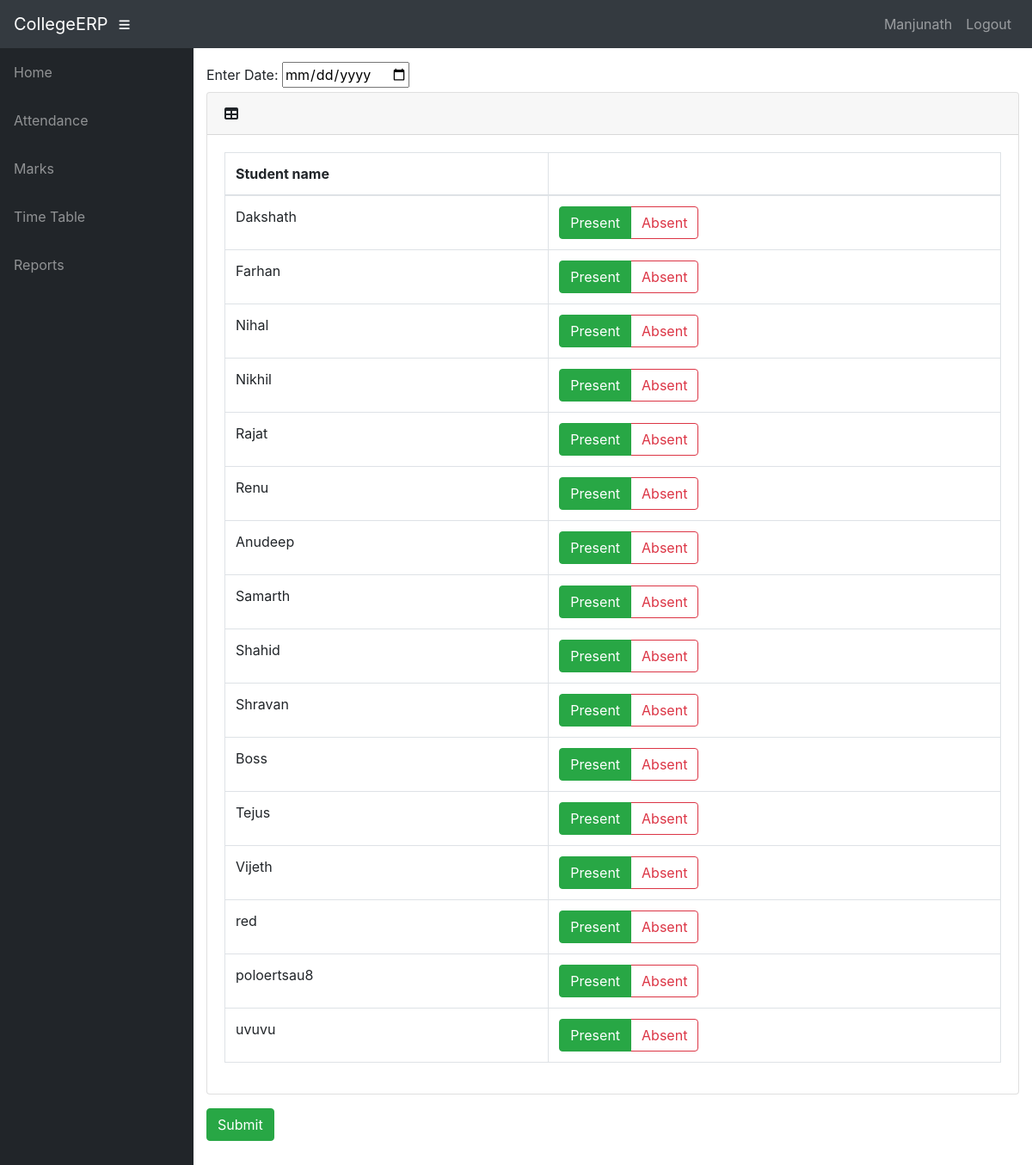
/info/teacher/9/Extra_class/ (signed in), run on the app's committed database.
### info/models.py (models this page shows, shortened)
class User(AbstractUser):
    @property
    def is_student(self):
        if hasattr(self, 'student'):
            return True
        return False
    @property
    def is_teacher(self):
        if hasattr(self, 'teacher'):
            return True
        return False

class Teacher(models.Model):
    user = models.OneToOneField(User, on_delete=models.CASCADE, null=True)
    id = models.CharField(primary_key=True, max_length=100)
    dept = models.ForeignKey(Dept, on_delete=models.CASCADE, default=1)
    name = models.CharField(max_length=100)
    sex = models.CharField(max_length=50, choices=sex_choice, default='Male')
    DOB = models.DateField(default='1980-01-01')

class Student(models.Model):
    user = models.OneToOneField(User, on_delete=models.CASCADE, null=True, blank=True)
    class_id = models.ForeignKey(Class, on_delete=models.CASCADE)
    USN = models.CharField(primary_key=True, max_length=100)
    name = models.CharField(max_length=200)
    sex = models.CharField(max_length=50, choices=sex_choice, default='Male')
    DOB = models.DateField(default='1998-01-01')

### info/views.py (the view)
@login_required()
def t_extra_class(request, assign_id):
    ass = get_object_or_404(Assign, id=assign_id)
    c = ass.class_id
    context = {
        'ass': ass,
        'c': c,
    }
    return render(request, 'info/t_extra_class.html', context)

### info/templates/info/t_extra_class.html (shortened to what this page needs)
{% extends 'info/base.html' %}
{% block content %}
{% if c.student_set.all %}
<form action="{% url 'e_confirm' ass.id %}" method="post">
    <label for="date">Enter Date: </label>
    <input type="date" name="date">
    <div class="card mb-3">
        <div class="card-header">
          <i class="fas fa-table"></i>
         <b>{{ dept1.name }}</b></div>
        <div class="card-body">
          <div class="table-responsive">
            <table class="table table-bordered" id="dataTable" width="100%" cellspacing="0">
              <thead>
                <tr>
                    <th>Student name</th>
                    <th></th>
                </tr>
              </thead>
                <tbody>
                {% for s in c.student_set.all %}
                    <tr>
                    <td>{{s.name}}</td>
                    <td>
                        <div class="btn-group btn-group-toggle" data-toggle="buttons">
                                <label class="btn btn-outline-success active">
                                    <input type="radio" name="{{ s.USN }}" id="option1" autocomplete="off" value="present" checked> Present
                                </label>
                                <label class="btn btn-outline-danger">
                                    <input type="radio" name="{{ s.USN }}" id="option2" autocomplete="off" value="absent"> Absent
                                </label>
                        </div>
                    </td>
                    </tr>
                {% endfor %}
                </tbody>
            </table>
          </div>
        </div>
      </div>
    <input class="btn btn-success" type="submit" value="Submit">
</form>
{% else %}
    <p>No students in Class</p>
{% endif %}
{% endblock %}

### info/templates/info/base.html (shortened to what this page needs)
<!DOCTYPE html>
<html lang="en">
  <head>
      {% load static %}
    <link href="{% static '/info/bootstrap/vendor/bootstrap/css/bootstrap.min.css' %}" rel="stylesheet">
    <link href="{% static '/info/bootstrap/vendor/fontawesome-free/css/all.min.css' %}" rel="stylesheet" type="text/css">
    <link href="{% static '/info/bootstrap/vendor/datatables/dataTables.bootstrap4.css' %}" rel="stylesheet">
    <link href="{% static '/info/bootstrap/css/sb-admin.css' %}" rel="stylesheet">
  </head>
  <body id="page-top">
    <nav class="navbar navbar-expand navbar-dark bg-dark static-top">
      <a class="navbar-brand mr-1" href="{% url 'index' %}">CollegeERP</a>
      <button class="btn btn-link btn-sm text-white order-1 order-sm-0" id="sidebarToggle" href="#">
        <i class="fas fa-bars"></i>
      </button>
        <div class="collapse navbar-collapse" id="navbarResponsive">
          <ul class="navbar-nav ml-auto">
            <li class="nav-item">
                {% if request.user.is_student %}
                    <a class="nav-link text-capitalize">{{ request.user.student.name }}</a>
                {% elif request.user.is_teacher %}
                    <a class="nav-link text-capitalize">{{ request.user.teacher.name }}</a>
                {% endif %}
            </li>
            <li class="nav-item">
                <a class="nav-link" href="#" data-toggle="modal" data-target="#logoutModal">Logout</a>
            </li>
          </ul>
        </div>
    </nav>
    <div id="wrapper">
      <ul class="sidebar navbar-nav">
            <li class="nav-item">
              <a class="nav-link" href="{% url 'index' %}">
                <span>Home</span>
              </a>
            </li>
        {% if request.user.is_student %}
            <li class="nav-item">
              <a class="nav-link" href="{% url 'attendance' request.user.student.USN %}">
                <span>Attendance</span>
              </a>
            </li>
            <li class="nav-item">
              <a class="nav-link" href="{% url 'attendance' request.user.student.USN %}">
                <span>Attendance By Subject</span>
              </a>
            </li>
            <li class="nav-item">
              <a class="nav-link" href="{% url 'marks_list' request.user.student.USN %}">
                <span>Marks</span>
              </a>
            </li>
              <li class="nav-item">
              <a class="nav-link" href="{% url 'timetable' request.user.student.class_id_id %}">
                <span>Time Table</span>
              </a>
            </li>
        {% elif request.user.is_teacher %}
            <li class="nav-item">
              <a class="nav-link" href="{% url 't_clas' request.user.teacher.id 1 %}">
                <span>Attendance</span>
              </a>
            </li>
            <li class="nav-item">
              <a class="nav-link" href="{% url 't_clas' request.user.teacher.id 2 %}">
                <span>Marks</span>
              </a>
            </li>
              <li class="nav-item">
              <a class="nav-link" href="{% url 't_timetable' request.user.teacher.id %}">
                <span>Time Table</span>
              </a>
            </li>
            <li class="nav-item">
              <a class="nav-link" href="{% url 't_clas' request.user.teacher.id 3 %}">
                <span>Reports</span>
              </a>
            </li>
        {% endif %}
      </ul>
      <div id="content-wrapper">
        <div class="container-fluid">
            {% block content %}
            {% endblock %}
        </div>
      </div>
    </div>
  </body>
</html>

### data on the page
User: user.teacher.name "Manjunath"
Student: name "Dakshath"
Student: name "Farhan"
Student: name "Nihal"
Student: name "Nikhil"
Student: name "Rajat"
Student: name "Renu"
Student: name "Anudeep"
Student: name "Samarth"
Student: name "Shahid"
Student: name "Shravan"
Student: name "Boss"
Student: name "Tejus"
Student: name "Vijeth"
Student: name "red"
Student: name "poloertsau8"
Student: name "uvuvu"
